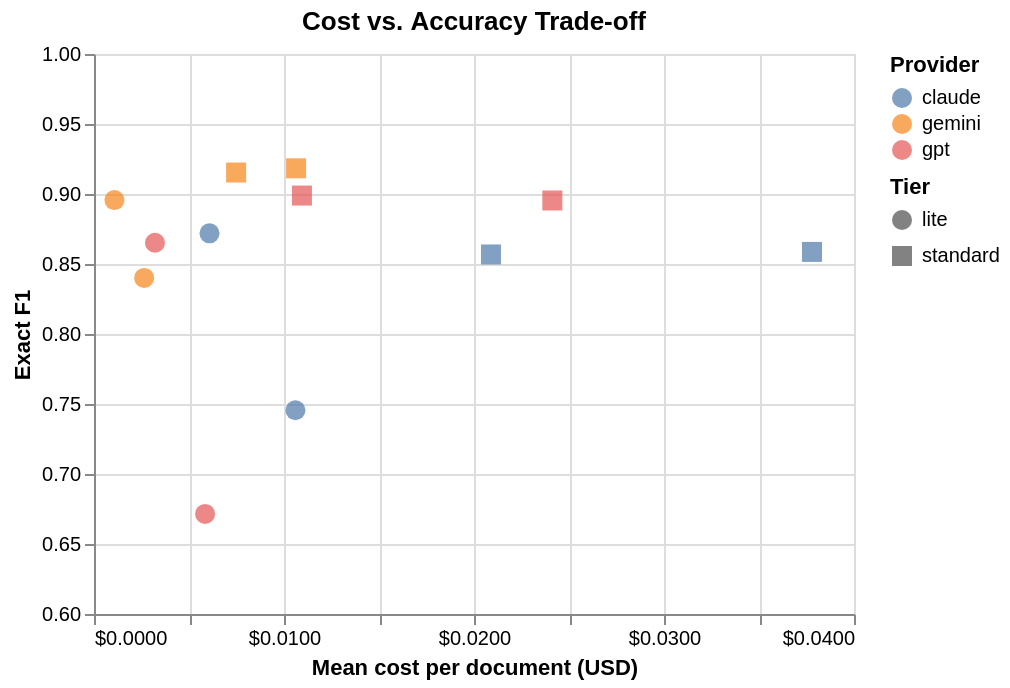

Notebook code cell kept with this figure:
### Markdown cell above
## Efficiency

### Cost vs. accuracy

### Code cell
def plot_cost_vs_f1(df: pl.DataFrame) -> alt.Chart:
    df_pd = df.with_columns(
        pl.concat_str(
            [pl.col("provider"), pl.lit(" "), pl.col("tier"), pl.lit(" "), pl.col("strategy")]
        ).alias("label")
    ).to_pandas()
    return (
        alt.Chart(df_pd)
        .mark_point(filled=True, size=100)
        .encode(
            x=alt.X(
                "cost_mean:Q",
                title="Mean cost per document (USD)",
                axis=alt.Axis(format="$.4f"),
            ),
            y=alt.Y(
                "exact_f1_mean:Q",
                title="Exact F1",
                scale=alt.Scale(domain=[0.6, 1.0]),
            ),
            color=alt.Color("provider:N", title="Provider"),
            shape=alt.Shape("tier:N", title="Tier"),
            tooltip=[
                alt.Tooltip("label:N", title="Experiment"),
                alt.Tooltip("exact_f1_mean:Q", format=".3f", title="Exact F1"),
                alt.Tooltip("cost_mean:Q", format="$.5f", title="Cost/doc"),
                alt.Tooltip("cost_total:Q", format="$.3f", title="Total cost"),
            ],
        )
        .properties(title="Cost vs. Accuracy Trade-off", width=380, height=280)
    )


plot_cost_vs_f1(agg)

### Figure 1 — Vega-Lite specification as saved in the notebook (floating-point values rounded to 4 significant figures)
{"config": {"view": {"continuousWidth": 300, "continuousHeight": 300}}, "data": {"name": "data-7bc90be90c51107d4801604e7518bf05"}, "mark": {"type": "point", "filled": true, "size": 100}, "encoding": {"color": {"field": "provider", "title": "Provider", "type": "nominal"}, "shape": {"field": "tier", "title": "Tier", "type": "nominal"}, "tooltip": [{"field": "label", "title": "Experiment", "type": "nominal"}, {"field": "exact_f1_mean", "format": ".3f", "title": "Exact F1", "type": "quantitative"}, {"field": "cost_mean", "format": "$.5f", "title": "Cost/doc", "type": "quantitative"}, {"field": "cost_total", "format": "$.3f", "title": "Total cost", "type": "quantitative"}], "x": {"axis": {"format": "$.4f"}, "field": "cost_mean", "title": "Mean cost per document (USD)", "type": "quantitative"}, "y": {"field": "exact_f1_mean", "scale": {"domain": [0.6, 1.0]}, "title": "Exact F1", "type": "quantitative"}}, "height": 280, "title": "Cost vs. Accuracy Trade-off", "width": 380, "$schema": "https://vega.github.io/schema/vega-lite/v6.1.0.json", "datasets": {"data-7bc90be90c51107d4801604e7518bf05": [{"provider": "claude", "tier": "lite", "strategy": "agentic", "modality": "multimodal", "n_docs": 83, "exact_f1_mean": 0.7456, "exact_f1_std": 0.2324, "exact_effective_date_f1_mean": 0.8072, "exact_party_f1_mean": 0.8738, "exact_jurisdiction_f1_mean": 0.6386, "exact_term_f1_mean": 0.6627, "fuzzy_f1_mean": 0.7618, "fuzzy_f1_std": 0.2253, "fuzzy_party_f1_mean": 0.9388, "fuzzy_jurisdiction_f1_mean": 0.6386, "fuzzy_term_f1_mean": 0.6627, "latency_mean": 31.01, "latency_std": 14.13, "latency_median": 28.8, "latency_p95": 56.96, "cost_mean": 0.0106, "cost_std": 0.003937, "cost_total": 0.8799, "tokens_mean": 9575.0, "char_count_mean": 17090.0, "page_count_mean": 5.892, "label": "claude lite agentic"}, {"provider": "claude", "tier": "lite", "strategy": "single_pass", "modality": "text", "n_docs": 83, "exact_f1_mean": 0.8719, "exact_f1_std": 0.1665, "exact_effective_date_f1_mean": 0.8554, "exact_party_f1_mean": 0.8732, "exact_jurisdiction_f1_mean": 0.9518, "exact_term_f1_mean": 0.8072, "fuzzy_f1_mean": 0.8884, "fuzzy_f1_std": 0.1589, "fuzzy_party_f1_mean": 0.9271, "fuzzy_jurisdiction_f1_mean": 0.9518, "fuzzy_term_f1_mean": 0.8193, "latency_mean": 16.89, "latency_std": 18.53, "latency_median": 11.4, "latency_p95": 50.57, "cost_mean": 0.006079, "cost_std": 0.003989, "cost_total": 0.5045, "tokens_mean": 5561.0, "char_count_mean": 17090.0, "page_count_mean": 5.892, "label": "claude lite single_pass"}, {"provider": "claude", "tier": "standard", "strategy": "agentic", "modality": "multimodal", "n_docs": 83, "exact_f1_mean": 0.8586, "exact_f1_std": 0.17, "exact_effective_date_f1_mean": 0.9157, "exact_party_f1_mean": 0.8803, "exact_jurisdiction_f1_mean": 0.8193, "exact_term_f1_mean": 0.8193, "fuzzy_f1_mean": 0.8756, "fuzzy_f1_std": 0.1552, "fuzzy_party_f1_mean": 0.9483, "fuzzy_jurisdiction_f1_mean": 0.8193, "fuzzy_term_f1_mean": 0.8193, "latency_mean": 64.63, "latency_std": 32.45, "latency_median": 60.79, "latency_p95": 113.9, "cost_mean": 0.03779, "cost_std": 0.01896, "cost_total": 3.137, "tokens_mean": 11520.0, "char_count_mean": 17090.0, "page_count_mean": 5.892, "label": "claude standard agentic"}, {"provider": "claude", "tier": "standard", "strategy": "single_pass", "modality": "text", "n_docs": 83, "exact_f1_mean": 0.8568, "exact_f1_std": 0.232, "exact_effective_date_f1_mean": 0.8675, "exact_party_f1_mean": 0.8369, "exact_jurisdiction_f1_mean": 0.9157, "exact_term_f1_mean": 0.8072, "fuzzy_f1_mean": 0.8738, "fuzzy_f1_std": 0.2294, "fuzzy_party_f1_mean": 0.8928, "fuzzy_jurisdiction_f1_mean": 0.9157, "fuzzy_term_f1_mean": 0.8193, "latency_mean": 33.34, "latency_std": 40.64, "latency_median": 19.57, "latency_p95": 133.8, "cost_mean": 0.02089, "cost_std": 0.01833, "cost_total": 1.734, "tokens_mean": 6352.0, "char_count_mean": 17090.0, "page_count_mean": 5.892, "label": "claude standard single_pass"}, {"provider": "gemini", "tier": "lite", "strategy": "agentic", "modality": "multimodal", "n_docs": 83, "exact_f1_mean": 0.84, "exact_f1_std": 0.1737, "exact_effective_date_f1_mean": 0.9036, "exact_party_f1_mean": 0.8421, "exact_jurisdiction_f1_mean": 0.8795, "exact_term_f1_mean": 0.7349, "fuzzy_f1_mean": 0.8616, "fuzzy_f1_std": 0.1673, "fuzzy_party_f1_mean": 0.9282, "fuzzy_jurisdiction_f1_mean": 0.8795, "fuzzy_term_f1_mean": 0.7349, "latency_mean": 5.555, "latency_std": 1.641, "latency_median": 5.141, "latency_p95": 9.192, "cost_mean": 0.002639, "cost_std": 0.001367, "cost_total": 0.219, "tokens_mean": 9963.0, "char_count_mean": 17090.0, "page_count_mean": 5.892, "label": "gemini lite agentic"}, {"provider": "gemini", "tier": "lite", "strategy": "single_pass", "modality": "text", "n_docs": 83, "exact_f1_mean": 0.8957, "exact_f1_std": 0.1515, "exact_effective_date_f1_mean": 0.9036, "exact_party_f1_mean": 0.8718, "exact_jurisdiction_f1_mean": 0.9759, "exact_term_f1_mean": 0.8313, "fuzzy_f1_mean": 0.9112, "fuzzy_f1_std": 0.1453, "fuzzy_party_f1_mean": 0.9338, "fuzzy_jurisdiction_f1_mean": 0.9759, "fuzzy_term_f1_mean": 0.8313, "latency_mean": 1.414, "latency_std": 0.2595, "latency_median": 1.339, "latency_p95": 1.947, "cost_mean": 0.001075, "cost_std": 0.0004489, "cost_total": 0.08919, "tokens_mean": 3865.0, "char_count_mean": 17090.0, "page_count_mean": 5.892, "label": "gemini lite single_pass"}, {"provider": "gemini", "tier": "standard", "strategy": "agentic", "modality": "multimodal", "n_docs": 83, "exact_f1_mean": 0.9184, "exact_f1_std": 0.1258, "exact_effective_date_f1_mean": 0.9398, "exact_party_f1_mean": 0.8783, "exact_jurisdiction_f1_mean": 0.9759, "exact_term_f1_mean": 0.8795, "fuzzy_f1_mean": 0.9364, "fuzzy_f1_std": 0.112, "fuzzy_party_f1_mean": 0.9503, "fuzzy_jurisdiction_f1_mean": 0.9759, "fuzzy_term_f1_mean": 0.8795, "latency_mean": 14.57, "latency_std": 8.971, "latency_median": 11.88, "latency_p95": 31.29, "cost_mean": 0.01063, "cost_std": 0.006469, "cost_total": 0.8827, "tokens_mean": 16210.0, "char_count_mean": 17090.0, "page_count_mean": 5.892, "label": "gemini standard agentic"}, {"provider": "gemini", "tier": "standard", "strategy": "single_pass", "modality": "text", "n_docs": 83, "exact_f1_mean": 0.9153, "exact_f1_std": 0.1256, "exact_effective_date_f1_mean": 0.9277, "exact_party_f1_mean": 0.8783, "exact_jurisdiction_f1_mean": 0.9759, "exact_term_f1_mean": 0.8795, "fuzzy_f1_mean": 0.9364, "fuzzy_f1_std": 0.1107, "fuzzy_party_f1_mean": 0.9503, "fuzzy_jurisdiction_f1_mean": 0.9759, "fuzzy_term_f1_mean": 0.8916, "latency_mean": 9.789, "latency_std": 9.943, "latency_median": 7.337, "latency_p95": 30.07, "cost_mean": 0.00748, "cost_std": 0.006002, "cost_total": 0.6208, "tokens_mean": 5642.0, "char_count_mean": 17090.0, "page_count_mean": 5.892, "label": "gemini standard single_pass"}, {"provider": "gpt", "tier": "lite", "strategy": "agentic", "modality": "multimodal", "n_docs": 83, "exact_f1_mean": 0.6715, "exact_f1_std": 0.2933, "exact_effective_date_f1_mean": 0.7831, "exact_party_f1_mean": 0.8186, "exact_jurisdiction_f1_mean": 0.5181, "exact_term_f1_mean": 0.5663, "fuzzy_f1_mean": 0.6822, "fuzzy_f1_std": 0.2898, "fuzzy_party_f1_mean": 0.8613, "fuzzy_jurisdiction_f1_mean": 0.5181, "fuzzy_term_f1_mean": 0.5663, "latency_mean": 11.36, "latency_std": 23.95, "latency_median": 4.542, "latency_p95": 75.36, "cost_mean": 0.005846, "cost_std": 0.00267, "cost_total": 0.4852, "tokens_mean": 8515.0, "char_count_mean": 17090.0, "page_count_mean": 5.892, "label": "gpt lite agentic"}, {"provider": "gpt", "tier": "lite", "strategy": "single_pass", "modality": "text", "n_docs": 83, "exact_f1_mean": 0.8651, "exact_f1_std": 0.182, "exact_effective_date_f1_mean": 0.8193, "exact_party_f1_mean": 0.8582, "exact_jurisdiction_f1_mean": 0.9277, "exact_term_f1_mean": 0.8554, "fuzzy_f1_mean": 0.8806, "fuzzy_f1_std": 0.1694, "fuzzy_party_f1_mean": 0.9081, "fuzzy_jurisdiction_f1_mean": 0.9277, "fuzzy_term_f1_mean": 0.8675, "latency_mean": 2.577, "latency_std": 8.296, "latency_median": 1.046, "latency_p95": 3.95, "cost_mean": 0.003209, "cost_std": 0.001399, "cost_total": 0.2664, "tokens_mean": 4115.0, "char_count_mean": 17090.0, "page_count_mean": 5.892, "label": "gpt lite single_pass"}, {"provider": "gpt", "tier": "standard", "strategy": "agentic", "modality": "multimodal", "n_docs": 83, "exact_f1_mean": 0.8954, "exact_f1_std": 0.1654, "exact_effective_date_f1_mean": 0.8675, "exact_party_f1_mean": 0.8706, "exact_jurisdiction_f1_mean": 0.9639, "exact_term_f1_mean": 0.8795, "fuzzy_f1_mean": 0.9149, "fuzzy_f1_std": 0.1569, "fuzzy_party_f1_mean": 0.9366, "fuzzy_jurisdiction_f1_mean": 0.9639, "fuzzy_term_f1_mean": 0.8916, "latency_mean": 8.452, "latency_std": 7.748, "latency_median": 7.422, "latency_p95": 10.85, "cost_mean": 0.02412, "cost_std": 0.005973, "cost_total": 2.002, "tokens_mean": 10670.0, "char_count_mean": 17090.0, "page_count_mean": 5.892, "label": "gpt standard agentic"}, {"provider": "gpt", "tier": "standard", "strategy": "single_pass", "modality": "text", "n_docs": 83, "exact_f1_mean": 0.8989, "exact_f1_std": 0.1541, "exact_effective_date_f1_mean": 0.9157, "exact_party_f1_mean": 0.8606, "exact_jurisdiction_f1_mean": 0.9518, "exact_term_f1_mean": 0.8675, "fuzzy_f1_mean": 0.9229, "fuzzy_f1_std": 0.1382, "fuzzy_party_f1_mean": 0.9326, "fuzzy_jurisdiction_f1_mean": 0.9518, "fuzzy_term_f1_mean": 0.8916, "latency_mean": 2.069, "latency_std": 2.926, "latency_median": 1.573, "latency_p95": 2.992, "cost_mean": 0.01094, "cost_std": 0.004249, "cost_total": 0.9083, "tokens_mean": 4148.0, "char_count_mean": 17090.0, "page_count_mean": 5.892, "label": "gpt standard single_pass"}]}}
